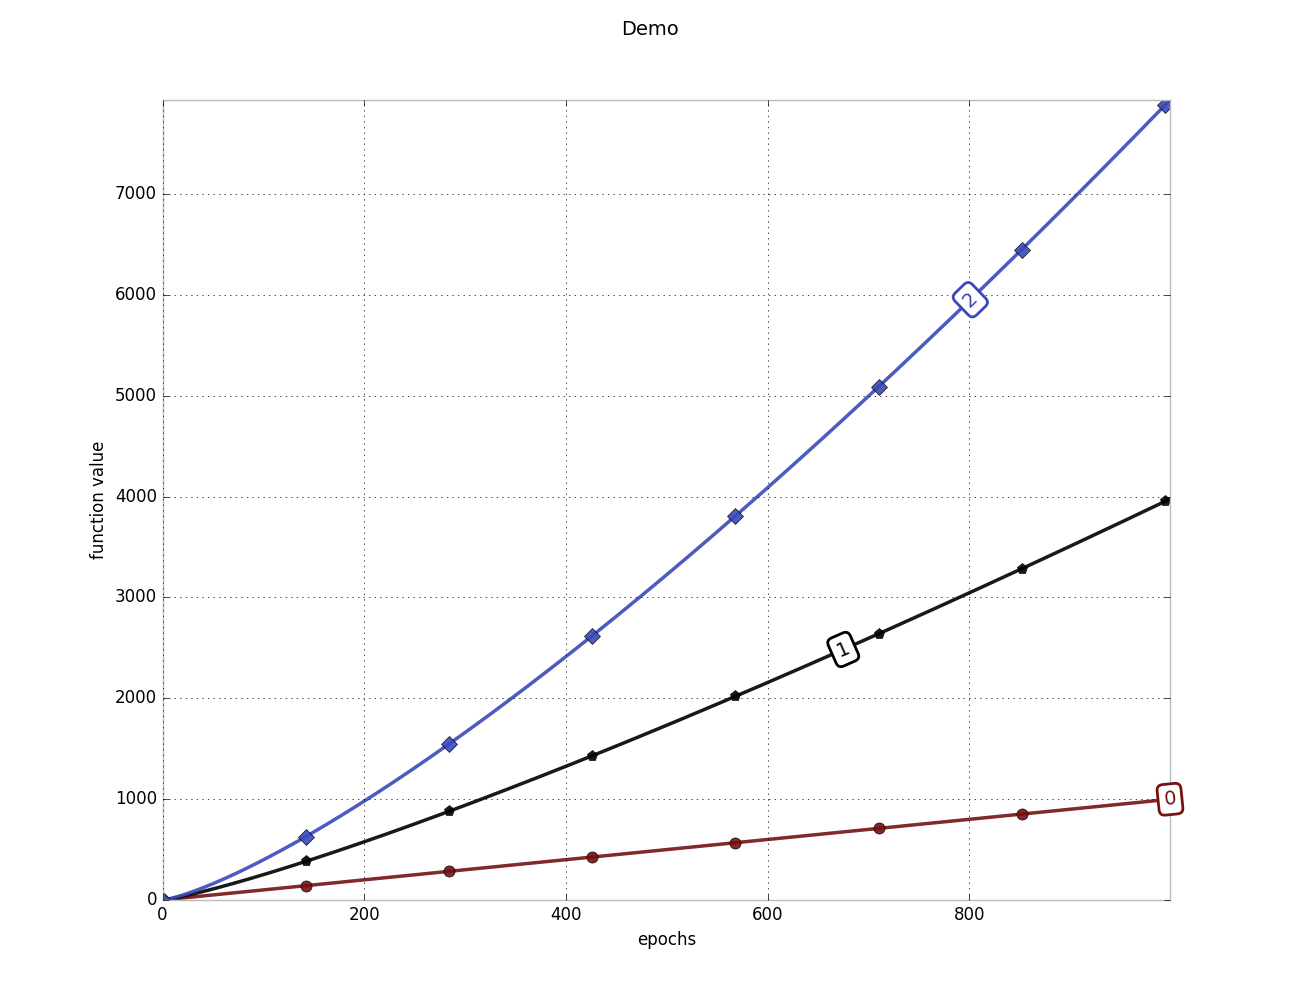

Recreate this plot in Python.
import pretty_plot
import numpy as np

if __name__ == "__main__":
    y1 = np.arange(1000)
    y2 = np.arange(1000) ** 1.2
    y3 = np.arange(1000) ** 1.3

    epochs = np.arange(1000)

    x_list = [epochs, epochs, epochs]
    y_list = [y1, y2, y3]
    
    pp = pretty_plot.PrettyPlot(title="Demo", 
                                ylabel="function value", 
                                xlabel="epochs") 
    pp.plot(y_list, x_list)
    pp.show()
    pp.save("example")